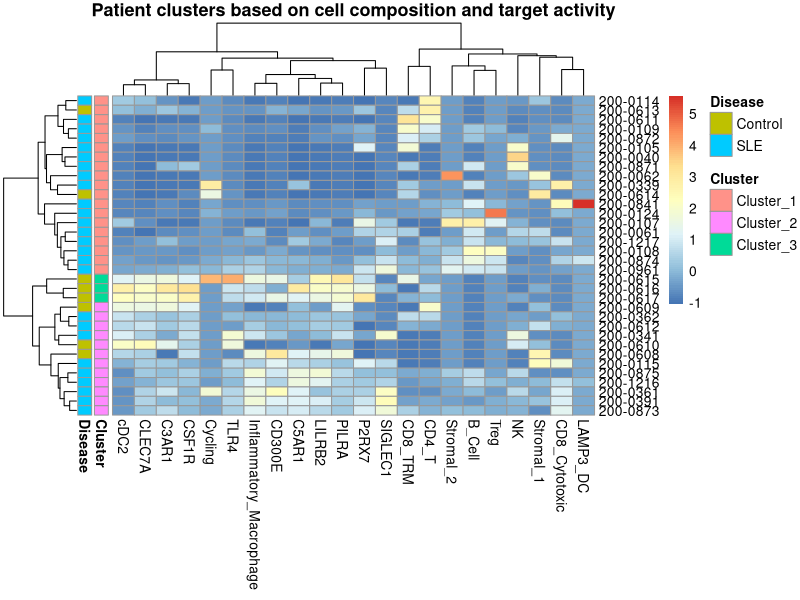
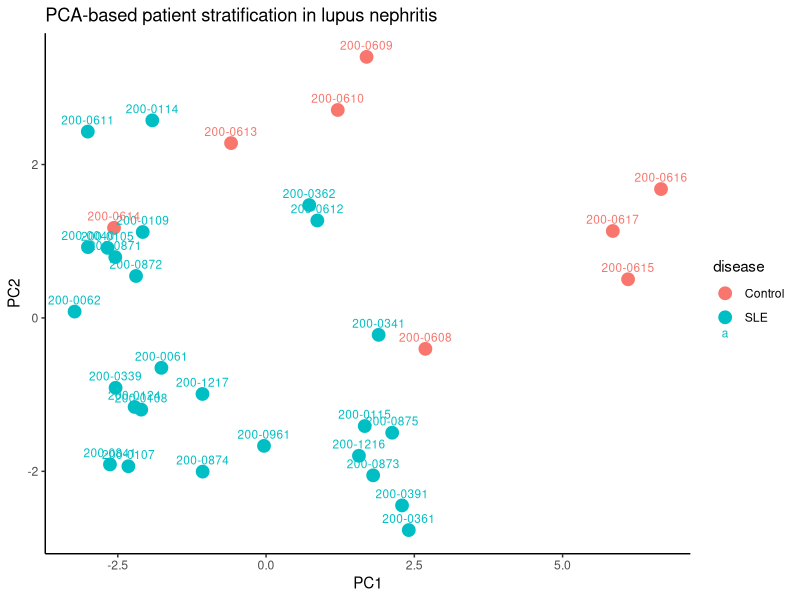
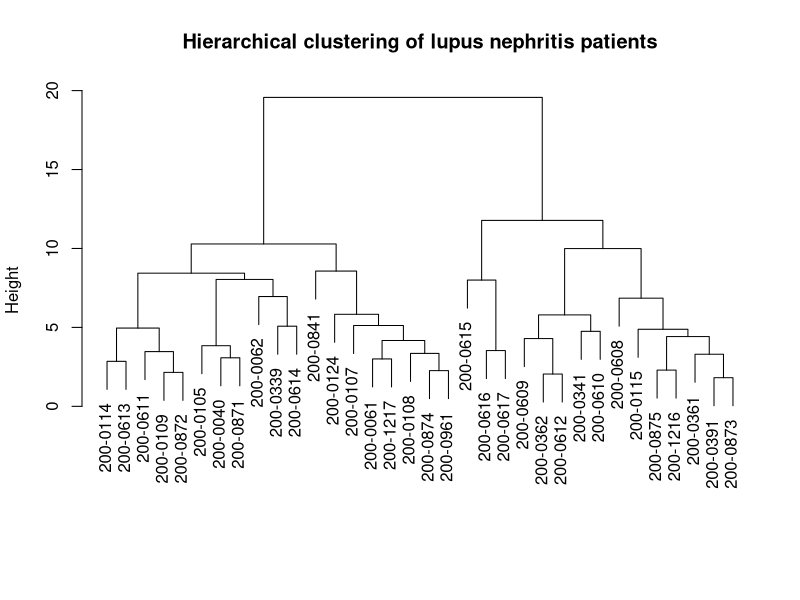

Reproduce these figures in R, in order.
############################################################
# 02_patient_stratification.R
#
# Project:
# AI-Driven Patient Stratification and Precision Targeting
# in Lupus Nephritis
#
# Purpose:
# Perform unsupervised patient stratification using the
# patient-level single-cell and target feature matrix.
############################################################

library(dplyr)
library(ggplot2)
library(tibble)
library(pheatmap)

############################################################
# Load patient feature matrix
############################################################

patient_features <- read.csv(
  "results/Patient_Feature_Matrix_v1.csv"
)

patient_matrix <- patient_features %>%
  column_to_rownames("sample") %>%
  select(-disease)

patient_scaled <- scale(patient_matrix)


############################################################
# PCA
############################################################

pca_res <- prcomp(
  patient_scaled,
  center = TRUE,
  scale. = FALSE
)

pca_df <- data.frame(
  sample = rownames(patient_scaled),
  disease = patient_features$disease,
  PC1 = pca_res$x[, 1],
  PC2 = pca_res$x[, 2]
)

png(
  "figures/Figure2_Patient_PCA.png",
  width = 2200,
  height = 1600,
  res = 300
)

ggplot(
  pca_df,
  aes(
    x = PC1,
    y = PC2,
    color = disease,
    label = sample
  )
) +
  geom_point(size = 4) +
  geom_text(vjust = -0.8, size = 3) +
  theme_classic() +
  labs(
    title = "PCA-based patient stratification in lupus nephritis",
    x = "PC1",
    y = "PC2"
  )

dev.off()


############################################################
# Hierarchical clustering
############################################################

patient_dist <- dist(patient_scaled)

patient_hc <- hclust(
  patient_dist,
  method = "ward.D2"
)

png(
  "figures/Figure3_Patient_Hierarchical_Clustering.png",
  width = 2400,
  height = 1600,
  res = 300
)

plot(
  patient_hc,
  main = "Hierarchical clustering of lupus nephritis patients",
  xlab = "",
  sub = ""
)

dev.off()


############################################################
# Define patient clusters
############################################################

patient_clusters <- cutree(
  patient_hc,
  k = 3
)

cluster_table <- data.frame(
  sample = names(patient_clusters),
  Patient_Cluster = paste0("Cluster_", patient_clusters)
)

patient_stratification <- patient_features %>%
  left_join(
    cluster_table,
    by = "sample"
  )

write.csv(
  patient_stratification,
  "results/Patient_Stratification_Table.csv",
  row.names = FALSE
)

write.csv(
  pca_df,
  "results/Patient_PCA_Coordinates.csv",
  row.names = FALSE
)


############################################################
# Heatmap with patient clusters
############################################################

annotation_row <- data.frame(
  Cluster = patient_stratification$Patient_Cluster,
  Disease = patient_stratification$disease
)

rownames(annotation_row) <- patient_stratification$sample

png(
  "figures/Figure4_Patient_Cluster_Heatmap.png",
  width = 2600,
  height = 2200,
  res = 300
)

pheatmap(
  patient_scaled,
  annotation_row = annotation_row,
  clustering_distance_rows = "euclidean",
  clustering_distance_cols = "euclidean",
  clustering_method = "ward.D2",
  main = "Patient clusters based on cell composition and target activity"
)

dev.off()


############################################################
# Output checks
############################################################

table(patient_stratification$Patient_Cluster)

list.files("figures")
list.files("results")
